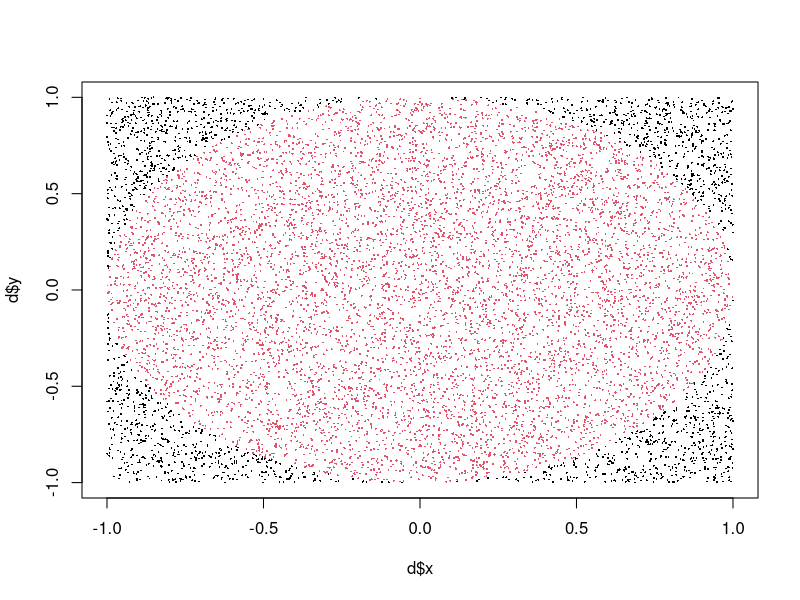
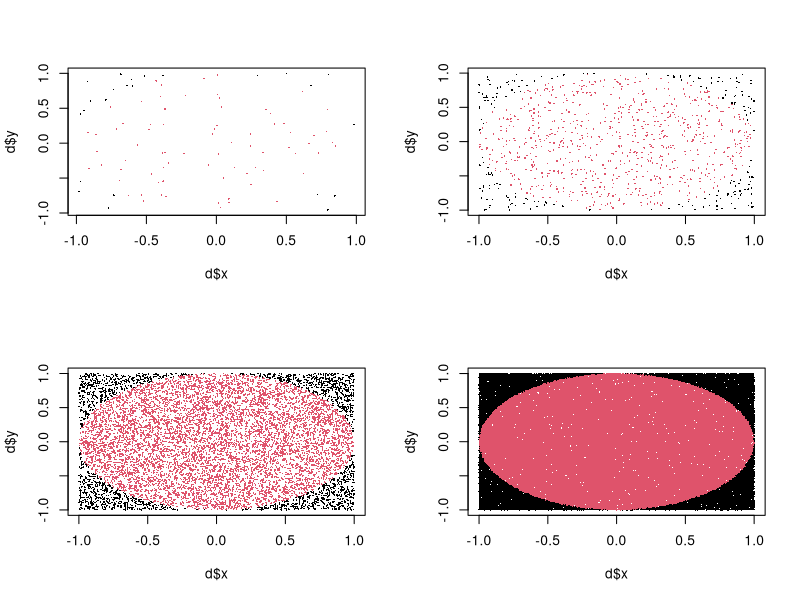
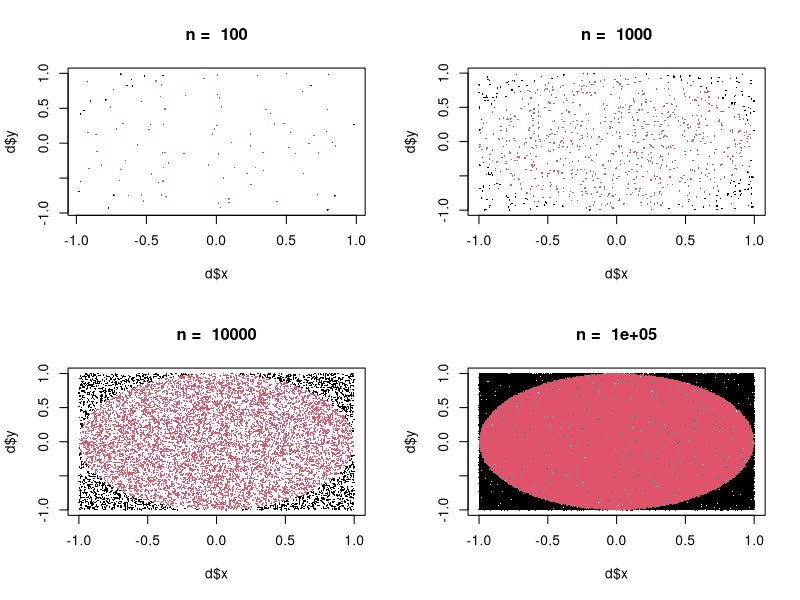

Generate these figures, in order, with R:
# Monte carlo estimates of pi
# https://academo.org/demos/estimating-pi-monte-carlo/
#
# \pi \approx 4 N_{unit circle} / N_{total}
#

library(dplyr)
library(purrr)

draw_points = function(n) {
  list(
    x = runif(n, -1, 1),
    y = runif(n, -1, 1)
  )
}

in_unit_circle = function(d) {
  sqrt(d$x^2 + d$y^2) <= 1
}

plot_points = function(d, title = "", cex = 0.25) {
  plot(d$x, d$y, main = title, pch = 16, cex = cex, col = in_unit_circle(d) + 1)
}



sim = draw_points(10000)

4 * sum( in_unit_circle(sim) ) / 10000

plot_points(sim)

set.seed(1234)

(df = tibble(
  n = 10^(2:6)
) %>%
  mutate(draws = map(n, draw_points)) %>%
  mutate(n_inside = map_int(draws, ~ sum(in_unit_circle(.))) ) %>%
  mutate(
    pi_approx = 4 * n_inside / n,
    pi_error = abs(pi_approx - pi)
  ))

par(mfrow=c(2,2))

walk(df$draws[1:4], plot_points)

walk2(df$draws[1:4], paste("n = ", df$n[1:4]), plot_points)
